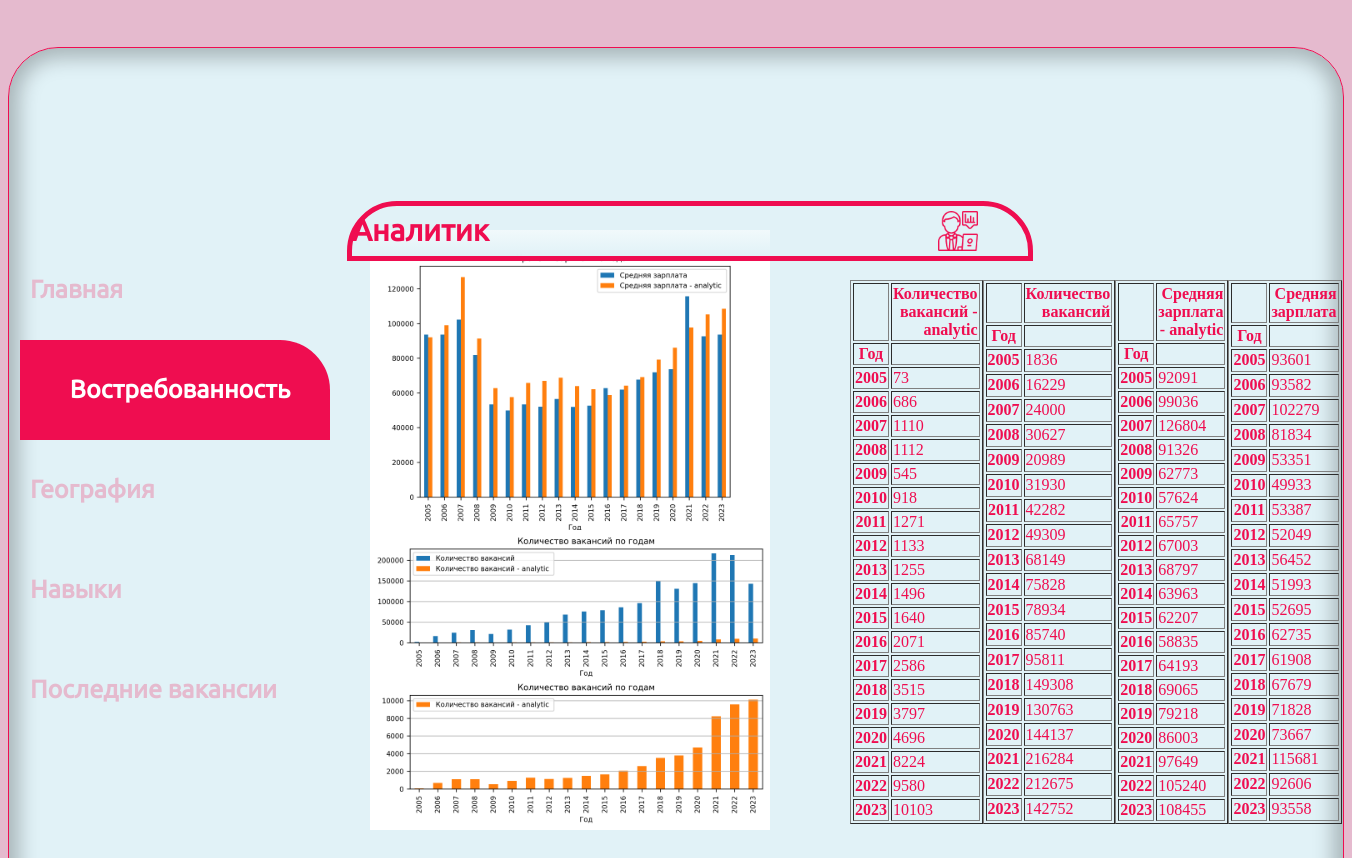
/demend/, run on the app's committed database.
### files/models.py (models this page shows, shortened)
class CustomNavigation(models.Model):
    job_title = models.TextField(blank=False, verbose_name='Должность', max_length=25)
    company_logo = models.ImageField(upload_to='images_db/%Y/%m/%d', blank=False, verbose_name='Логотип компании')
    first_menu_item = models.TextField(blank=False, verbose_name='Первый пункт меню', max_length=25)
    second_menu_item = models.TextField(blank=False, verbose_name='Второй пункт меню', max_length=25)
    third_menu_item = models.TextField(blank=False, verbose_name='Третий пункт меню', max_length=25)
    fourth_menu_item = models.TextField(blank=False, verbose_name='Четвертый пункт меню', max_length=25)
    fifth_menu_item = models.TextField(blank=False, verbose_name='Пятый пункт меню', max_length=25)
    creator = models.TextField(blank=False, verbose_name='Автор', max_length=50)
    class Meta:
        db_table = 'custom_navigation_table'

class CustomDemand(models.Model):
    salary_level_chart = models.ImageField(upload_to='images_db/%Y/%m/%d', blank=False, verbose_name='График уровня зарплаты по годам')
    vacancy_number_chart = models.ImageField(upload_to='images_db/%Y/%m/%d', blank=False, verbose_name='График количества вакансий по годам')
    data_table = models.TextField(blank=False, verbose_name='Таблица данных')
    class Meta:
        db_table = 'custom_demand_table'

### files/views.py (the view)
    def wrapper(request):
        context = {'context': page_function()}
        context['navigation'] = get_navigation_data()
        return render(request, f'{page_function.__name__.replace("_page", "")}_page.html', context)

### files/db/db_executor.py (called while the page is built)
def get_navigation_data():
    return CustomNavigation.objects.all()

def get_demand_page_data():
    return CustomDemand.objects.all()

### files/views.py (called while the page is built)
def get_context_data(page_function):
    def wrapper(request):
        context = {'context': page_function()}
        context['navigation'] = get_navigation_data()
        return render(request, f'{page_function.__name__.replace("_page", "")}_page.html', context)
    return wrapper

@get_context_data
def demand_page_data():
    return get_demand_page_data()

### templates/demand_data_page.html (shortened to what this page needs)
{% load static %}
<!DOCTYPE html>
<html lang="ru">
<head>
    {% for i in navigation %}
        <link rel="stylesheet" href="{% static "css/styles.css" %}">
        </head>
        <body style="height: 135vh">
        <header>
            <p>{{ i.job_title }}</p>
            <img class="logo" src="{{ i.company_logo.url }}">
        </header>
        <main>
        <div class="body">
        <div class="input_group">
        <div class="navigation">
            <nav>
                <ul>
                    <li>
                        <div><a href="/">{{ i.first_menu_item }}</a></div>
                    </li>
                    <li>
                        <div style="border-radius: 0px 50px 0px 0px; background: #EF0D50; justify-content: center"><a
                                style="color: #FFFFFF !important;" href={% url 'demend' %}>{{ i.second_menu_item }}</a>
                        </div>
                    </li>
                    <li>
                        <div><a href={% url 'geography' %}>{{ i.third_menu_item }}</a></div>
                    </li>
                    <li>
                        <div><a href={% url 'skills' %}>{{ i.fourth_menu_item }}</a></div>
                    </li>
                    <li>
                        <div><a href={% url 'lastVacancy' %}>{{ i.fifth_menu_item }}</a></div>
                    </li>
                </ul>
            </nav>
        </div>
    {% endfor %}
    <div class="home_text" style="margin-top: 150px;">
        {% for j in context %}
            <img class="demand_graph_1" src="{{ j.salary_level_chart.url }}"/>
            <img class="demand_graph_2" src="{{ j.vacancy_number_chart.url }}"/>
            <div class="tables">
                {{ j.data_table|safe }}
            </div>
        {% endfor %}
    </div>
    </div>
    </div>
    </main>
    </body>
</html>

### static/css/styles.css (style rules this page uses)
html { padding: 0; margin: 0; background: #E5BACE; }
body { margin-top: 3.5%; border-radius: 50px; border: 1px solid #EF0D50; background: #E1F2F7; box-shadow: 0px 0px 20px 10px rgba(0, 0, 0, 0.25) inset; height: 85vh; }
header { position: absolute; width: 50%; bottom: 93%; height: 50px; border-radius: 50px 50px 0px 0px; border: 5px solid #EF0D50; background: linear-gradient(0deg, #E1F2F7 0%, rgba(225, 242, 247, 0.00) 100%); z-index: 2; text-align: center; margin-left: 25%; font-family: Ubuntu-Regular; color: #EF0D50 !important; font-size: 30px; font-weight: bold; }
header p { margin-top: 1%; margin-right: 80%; }
a { color: #F64C72 !important; text-decoration: none }
.logo { width: 40px; height: 40px; position: absolute; right: 50px; top: 5px }
.navigation { margin-top: 175px; justify-content: center; align-items: center; position: absolute; width: 325px; height: 65%; left: 10px; top: 0px; z-index: 1; background: transparent; }
.navigation ul { text-align: left; list-style: none; padding-top: 15%; }
.navigation li { margin: 0px -30px; font-family: "Ubuntu-Regular"; font-size: 25px; font-weight: bold; }
.navigation li div { width: 310px; height: 100px; display: flex; align-items: center; border-radius: 0px 50px 50px 0px; }
.navigation li a { color: #E5BACE !important; margin-left: 10px; }
.home_text { position: absolute; left: 350px; top: 80px; }
.demand_graph_1 { width: 400px; height: 300px; position: absolute; left: 20px; top: 0px; }
.demand_graph_2 { width: 400px; height: 300px; left: 20px; position: absolute; top: 300px }
.tables { display: flex; flex-direction: row; justify-content: flex-start; position: absolute; left: 500px; top: 50px }
.tables table { color: #EF0D50; }

### data on the page
CustomNavigation: job_title "Аналитик", company_logo (picture), first_menu_item "Главная", second_menu_item "Востребованность", third_menu_item "География", fourth_menu_item "Навыки", fifth_menu_item "Последние вакансии"
CustomDemand: salary_level_chart (picture), vacancy_number_chart (picture), data_table "Количество вакансий - analytic Год 2005 73 2006 686 2007 1110 2008 1112 2009 545 2010 918 2011 1271 2012 1133 2013 1255 2014 1496 2015 1640 2016 2071 2017 2586 2018 3515 2019 3797 2020 4696 2021 8224 2022 9580 2023 10103 Количество вакансий Год 2005 1836 2006 16229 2007 24000 2008 30627 2009 20989 2010 31930 2011 42282 2012 49309 2013 68149 2014 75828 2015 78934 2016 85740 2017 95811 2018 149308 2019 130763 2020 144137 2021 216284 2022 212675 2023 142752 Средняя зарплата - analytic Год 2005 92091 2006 99036 2007 126804 2008 91326 2009 62773 2010 57624 2011 65757 2012 67003 2013 68797 2014 63963 2015 62207 2016 58835 2017 64193 2018 69065 2019 79218 2020 86003 2021 97649 2022 105240 2023…"
